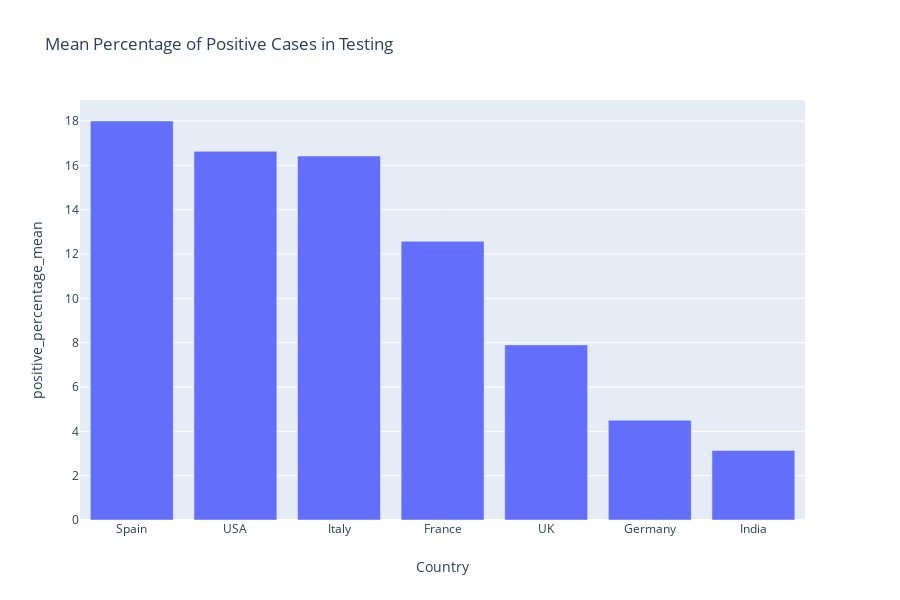

Write notebook code for a chart like this one.
### Markdown cell above
#### Positive Percentage in Testing India v Europe & USA

### Code cell
fig = px.bar(df_rate.sort_values(by=['positive_percentage_mean'], ascending=False), x='Country', y='positive_percentage_mean',
            title='Mean Percentage of Positive Cases in Testing')
fig.show()

### Figure 1 — Plotly figure (JSON) as saved in the notebook; plotly's stock layout.template omitted (floating-point values rounded to 4 significant figures)
{"data": [{"alignmentgroup": "True", "hoverlabel": {"namelength": 0}, "hovertemplate": "Country=%{x}<br>positive_percentage_mean=%{y}", "legendgroup": "", "marker": {"color": "#636efa"}, "name": "", "offsetgroup": "", "orientation": "v", "showlegend": false, "textposition": "auto", "type": "bar", "x": ["Spain", "USA", "Italy", "France", "UK", "Germany", "India"], "xaxis": "x", "y": [18, 16.63, 16.42, 12.57, 7.9, 4.5, 3.14], "yaxis": "y"}], "layout": {"barmode": "relative", "height": 600, "legend": {"tracegroupgap": 0}, "title": {"text": "Mean Percentage of Positive Cases in Testing"}, "xaxis": {"anchor": "y", "domain": [0, 0.98], "title": {"text": "Country"}}, "yaxis": {"anchor": "x", "domain": [0, 1], "title": {"text": "positive_percentage_mean"}}}}
